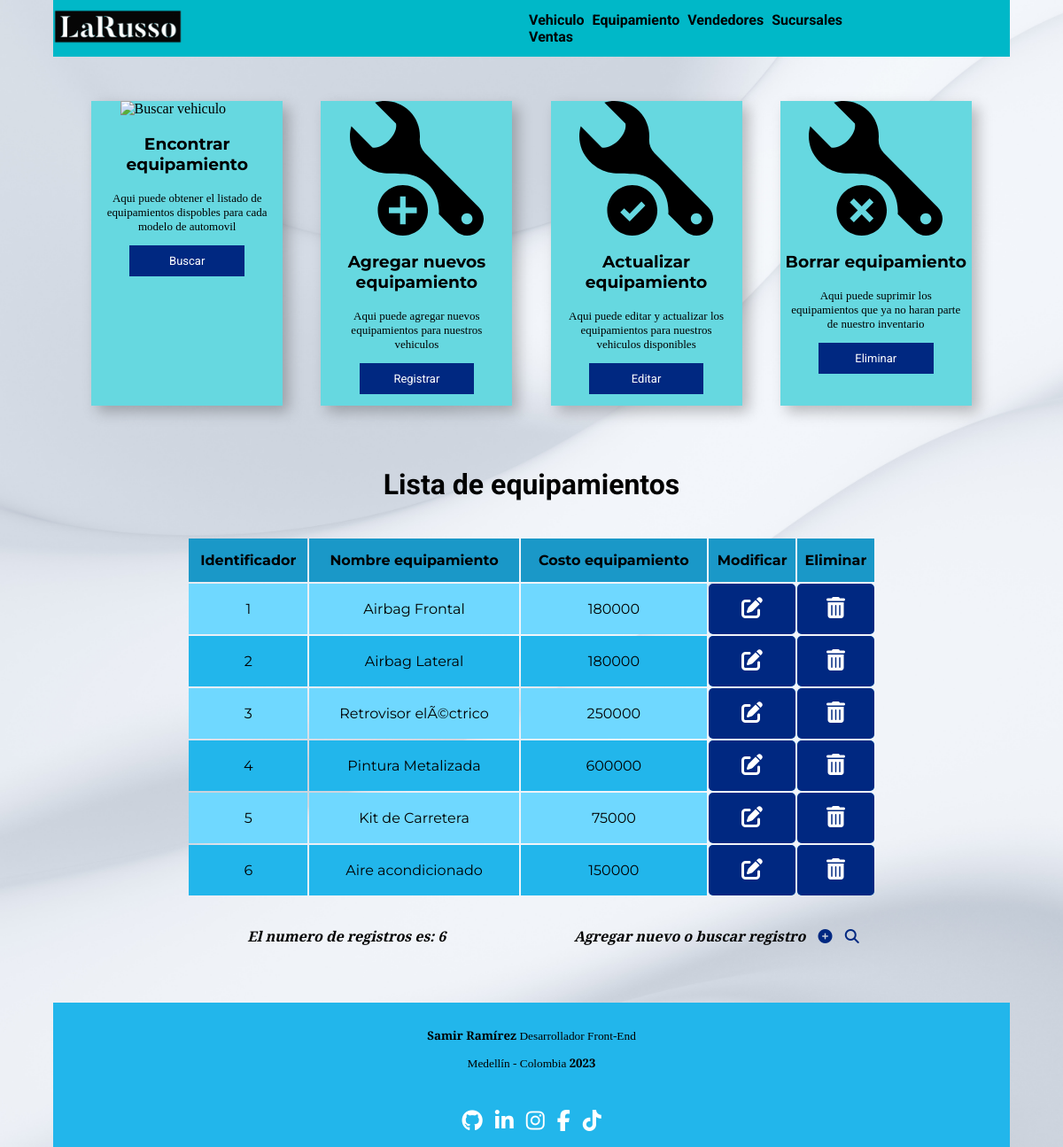
/equipamiento/crear/equipamientos/index.php, run on the app's committed database.
### tables this page shows
CREATE TABLE `equipamiento` (
  `id_equipamiento` int(8) NOT NULL,
  `nombre_eq` varchar(30) NOT NULL,
  `precio_eq` int(7) NOT NULL
);

### equipamiento/crear/equipamientos/fuction-view.php (the view)
<?php
    $consult= "SELECT * FROM equipamiento";
    if($result= mysqli_query($cnx, $consult)) {
        echo "<table class='list-tipo'>
        <tr class='row-table'>
            <th class='th-table'>Identificador</th>
            <th class='th-table'>Nombre equipamiento</th>
            <th class='th-table'>Costo equipamiento</th>
            <th class='th-table'>Modificar</th>
            <th class='th-table'>Eliminar</th>
        </tr>";
        while($rows= mysqli_fetch_array($result)) {
            echo "<tr class='row-td-table'>
            <td class='td-table'>". $rows['id_equipamiento'] ."</td>
            <td class='td-table'>". $rows['nombre_eq'] ."</td>
            <td class='td-table'>". $rows['precio_eq'] ."</td>
            <td class='td-table-btn'>
                <a class='td-btn-table' href='editar/frm-edit.php?ide=" .$rows['id_equipamiento']. "'>
                    <i class='fa-solid fa-pen-to-square'></i>
                </a>
            </td>
            <td class='td-table-btn'>
                <a class='td-btn-table' href='eliminar/index.php?ide="  .$rows['id_equipamiento']. '&name=' .$rows['nombre_eq']. "'>
                    <i class='fa-solid fa-trash-can'></i>
                </a>
            </td>
        </tr>";
        }
       echo "</table>";
       $controws= mysqli_num_rows($result);
       echo "<div class='cont-count-add'>
       <div class='count'>
           <h2 class='h2-count'>
               El numero de registros es: $controws
           </h2>
       </div>
       <div class='add'>
           <h2 class='h2-add'>
               Agregar nuevo o buscar registro
               <a href='crear/form.php' class='a-add'>
                   <i class='fa-solid fa-circle-plus'></i>
               </a>
               <a href='consulta/consult.php' class= 'a-add'>
                    <i class='fa-solid fa-magnifying-glass'></i>
                </a>
           </h2>
       </div>
   </div>";
    }
?>

### assents/css/cars/index.css (style rules this page uses)
body { background-image: url(../../img/pattern.jpg); background-repeat: no-repeat; background-size: cover; }

### assents/css/equipamiento/tipos/view.css (style rules this page uses)
body { background-image: url(../../../img/pattern.jpg); background-repeat: no-repeat; background-size: cover; }
.list-tipo { width: 90%; margin: auto; }
.row-td-table:nth-child(even) { background-color: var(--clarouno); }
.row-td-table:nth-child(odd) { background-color: var(--coloruno); }
.th-table, .td-table { text-align: center; padding: 15px 0; font-family: var(--fuentedos); }
.td-table-btn { text-align: center; padding: 15px 0; background-color: var(--colortres); border-radius: 5px; }
.th-table { background-color: var(--oscurouno); }
.td-btn-table { font-size: x-large; color: white; }
.cont-count-add { width: 100%; margin-top: 20px; display: grid; grid-template-columns: 45% 45%; justify-content: space-evenly; }
.h2-count, .h2-add { text-align: center; font-family: var(--fuentetres); font-style: oblique; font-size: medium; }
.fa-circle-plus, .fa-magnifying-glass { color: var(--colortres); margin-left: 10px; }
.a-add { text-decoration: none; }

### data on the page
equipamiento: id_equipamiento "1", nombre_eq "Airbag Frontal", precio_eq "180000"
equipamiento: id_equipamiento "2", nombre_eq "Airbag Lateral", precio_eq "180000"
equipamiento: id_equipamiento "3", nombre_eq "Retrovisor elÃ©ctrico", precio_eq "250000"
equipamiento: id_equipamiento "4", nombre_eq "Pintura Metalizada", precio_eq "600000"
equipamiento: id_equipamiento "5", nombre_eq "Kit de Carretera", precio_eq "75000"
equipamiento: id_equipamiento "6", nombre_eq "Aire acondicionado", precio_eq "150000"

### other printed values
$controws "6"
